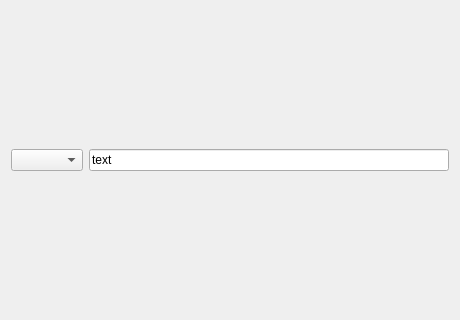
<?xml version="1.0" encoding="UTF-8"?>
<ui version="4.0"><class>Dialog</class><widget class="QDialog" name="Dialog"><property name="geometry"><rect><x>0</x><y>0</y><width>460</width><height>320</height></rect></property><property name="windowTitle"><string>#007 hbox/92_combo_line</string></property><layout class="QVBoxLayout" name="verticalLayout"><property name="leftMargin"><number>11</number></property><property name="topMargin"><number>11</number></property><property name="rightMargin"><number>11</number></property><property name="bottomMargin"><number>11</number></property><property name="spacing"><number>6</number></property><item><layout class="QHBoxLayout" name="row"><property name="leftMargin"><number>0</number></property><property name="topMargin"><number>0</number></property><property name="rightMargin"><number>0</number></property><property name="bottomMargin"><number>0</number></property><property name="spacing"><number>6</number></property><item><widget class="QComboBox" name="comboBox_1"></widget></item><item><widget class="QLineEdit" name="lineEdit_1"><property name="text"><string>text</string></property></widget></item></layout></item></layout></widget></ui>
